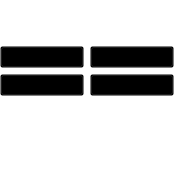
<?xml version="1.0" encoding="UTF-8"?>
<ui version="4.0">
 <class>Acquisition</class>
 <widget class="QWidget" name="Acquisition">
  <property name="geometry">
   <rect>
    <x>0</x>
    <y>0</y>
    <width>174</width>
    <height>181</height>
   </rect>
  </property>
  <property name="windowTitle">
   <string>Form</string>
  </property>
  <property name="autoFillBackground">
   <bool>false</bool>
  </property>
  <property name="styleSheet">
   <string notr="true">background-color:transparent;</string>
  </property>
  <layout class="QVBoxLayout" name="verticalLayout">
   <property name="leftMargin">
    <number>0</number>
   </property>
   <property name="topMargin">
    <number>0</number>
   </property>
   <property name="rightMargin">
    <number>0</number>
   </property>
   <property name="bottomMargin">
    <number>0</number>
   </property>
   <item>
    <layout class="QHBoxLayout" name="horizontalLayout">
     <item>
      <widget class="QLabel" name="m_pStatus">
       <property name="text">
        <string/>
       </property>
      </widget>
     </item>
     <item>
      <widget class="QLabel" name="m_pCount">
       <property name="text">
        <string/>
       </property>
      </widget>
     </item>
     <item>
      <spacer name="horizontalSpacer">
       <property name="orientation">
        <enum>Qt::Horizontal</enum>
       </property>
       <property name="sizeHint" stdset="0">
        <size>
         <width>40</width>
         <height>20</height>
        </size>
       </property>
      </spacer>
     </item>
    </layout>
   </item>
   <item>
    <widget class="QLabel" name="m_pLastSample">
     <property name="text">
      <string/>
     </property>
    </widget>
   </item>
   <item>
    <layout class="QGridLayout" name="gridLayout">
     <item row="1" column="1">
      <widget class="QPushButton" name="m_pAcquire">
       <property name="text">
        <string>Acquire</string>
       </property>
      </widget>
     </item>
     <item row="0" column="0">
      <widget class="QPushButton" name="m_pStart">
       <property name="text">
        <string>Start</string>
       </property>
      </widget>
     </item>
     <item row="0" column="1">
      <widget class="QPushButton" name="m_pStop">
       <property name="text">
        <string>Stop</string>
       </property>
      </widget>
     </item>
     <item row="1" column="0">
      <widget class="QPushButton" name="m_pClear">
       <property name="text">
        <string>Clear</string>
       </property>
      </widget>
     </item>
    </layout>
   </item>
   <item>
    <spacer name="verticalSpacer">
     <property name="orientation">
      <enum>Qt::Vertical</enum>
     </property>
     <property name="sizeHint" stdset="0">
      <size>
       <width>20</width>
       <height>40</height>
      </size>
     </property>
    </spacer>
   </item>
  </layout>
 </widget>
 <resources/>
 <connections>
  <connection>
   <sender>Acquisition</sender>
   <signal>showAcquire(bool)</signal>
   <receiver>m_pAcquire</receiver>
   <slot>setVisible(bool)</slot>
   <hints>
    <hint type="sourcelabel">
     <x>152</x>
     <y>142</y>
    </hint>
    <hint type="destinationlabel">
     <x>153</x>
     <y>93</y>
    </hint>
   </hints>
  </connection>
  <connection>
   <sender>m_pStart</sender>
   <signal>clicked()</signal>
   <receiver>Acquisition</receiver>
   <slot>slotStarted()</slot>
   <hints>
    <hint type="sourcelabel">
     <x>28</x>
     <y>82</y>
    </hint>
    <hint type="destinationlabel">
     <x>0</x>
     <y>59</y>
    </hint>
   </hints>
  </connection>
  <connection>
   <sender>m_pStop</sender>
   <signal>clicked()</signal>
   <receiver>Acquisition</receiver>
   <slot>slotStopped()</slot>
   <hints>
    <hint type="sourcelabel">
     <x>172</x>
     <y>82</y>
    </hint>
    <hint type="destinationlabel">
     <x>173</x>
     <y>42</y>
    </hint>
   </hints>
  </connection>
  <connection>
   <sender>m_pClear</sender>
   <signal>clicked()</signal>
   <receiver>Acquisition</receiver>
   <slot>slotCleared()</slot>
   <hints>
    <hint type="sourcelabel">
     <x>4</x>
     <y>93</y>
    </hint>
    <hint type="destinationlabel">
     <x>0</x>
     <y>92</y>
    </hint>
   </hints>
  </connection>
  <connection>
   <sender>m_pAcquire</sender>
   <signal>clicked(bool)</signal>
   <receiver>Acquisition</receiver>
   <slot>slotAcquire()</slot>
   <hints>
    <hint type="sourcelabel">
     <x>172</x>
     <y>120</y>
    </hint>
    <hint type="destinationlabel">
     <x>173</x>
     <y>87</y>
    </hint>
   </hints>
  </connection>
 </connections>
 <slots>
  <signal>showAcquire(bool)</signal>
  <slot>slotStarted()</slot>
  <slot>slotStopped()</slot>
  <slot>slotCleared()</slot>
  <slot>slotAcquire()</slot>
 </slots>
</ui>
